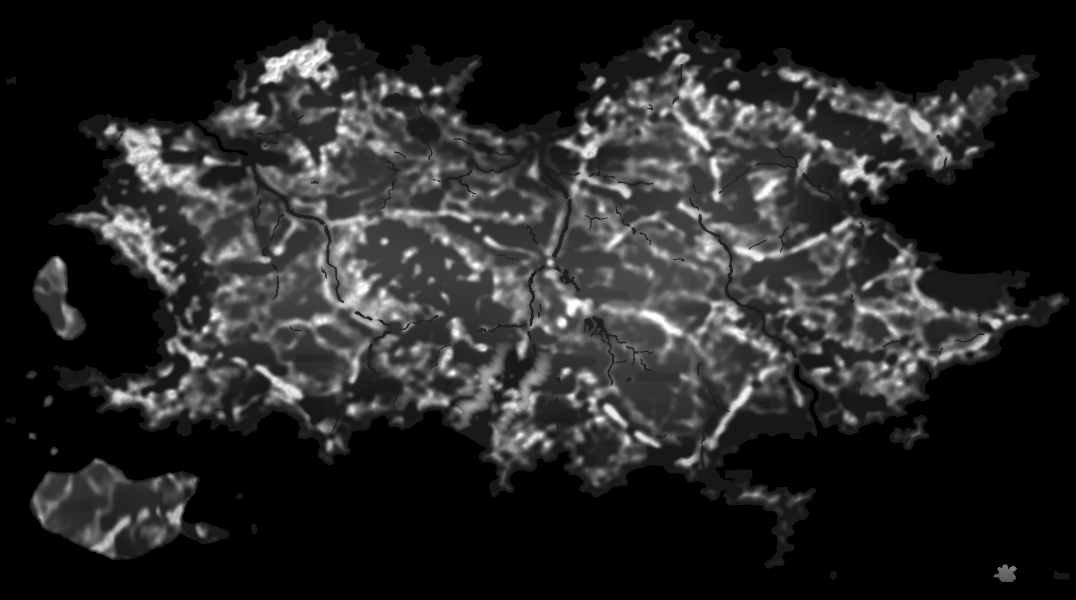
#> input picture flight/silvermoon_heightmap.png, 2152 x 1200 px, found by its file name (shown at 1/2 size)
$ python hydro_check.py
#> lines starting #> are read from the running program, lines starting #| are printed output that depends on the picture; after the words box and inside, x2 and y2 are one past the last pixel; in counts of white or black regions, pixels touching at a corner belong together
### tools/_utf8.py
# -*- coding: utf-8 -*-
"""tools/_utf8.py —— 主控台輸出強制 UTF-8（ver -1326）

  為什麼要它：這些工具滿滿的 ⚠ ✔ ❌ 與中文，而**中文 Windows 的主控台預設是
  cp950** —— 印到第一個 ⚠ 就 `UnicodeEncodeError` 當場崩掉，而且崩在「印訊息」
  那一行，看起來像是工具本身壞了。實測 `tools/` 底下 24 支有 22 支中這個招，
  其中 `bust.py --check` 正是憲法 §5 的快取驗收那一支。

  ⚠⚠ 收成**一支**（鐵律 8）：22 個地方各貼三行必然有人漏、也必然走鐘。
      用法是每一支工具的 import 區加一行：

          import _utf8  # noqa: F401  （主控台 UTF-8，見該檔）

  ⚠ 它是**冪等**的，重複 import 不會有事；Python 3.7 以前沒有 `reconfigure`，
    包在 try 裡 —— 拿不到就退回原行為（該崩還是會崩，但不會多壞一件事）。
  ⚠ macOS／Linux 本來就是 UTF-8，這支在那邊等於什麼都沒做。
"""
import sys

for _s in (sys.stdout, sys.stderr):
    try:
        _s.reconfigure(encoding='utf-8')
    except Exception:
        pass

### tools/hydro_check.py
# -*- coding: utf-8 -*-
"""水文體檢（決定性的那一種）。

⚠ 不要用「八鄰居都不比自己低」當窪地的判準：**填平的盆地是一片平台**，
  平台邊緣的格子鄰居只有「等高」與「更高」，會被誤判成窪地（第一版就是這樣，
  填完還報 3.8%）。正解是**把成品再填一次**：還會被填高的地方，才是水真的
  出不去的地方。
"""
import sys, numpy as np, cv2
import _utf8  # noqa: F401  # 主控台 UTF-8（中文 Windows 的 cp950），見 tools/_utf8.py
from PIL import Image
f = sys.argv[1] if len(sys.argv)>1 else 'flight/silvermoon_heightmap.png'
ft = sys.argv[2] if len(sys.argv)>2 else 'flight/silvermoon_terrain.png'
H = np.asarray(Image.open(f).convert('L')).astype(np.float32)
T = np.asarray(Image.open(ft).convert('RGB')).astype(np.int32)
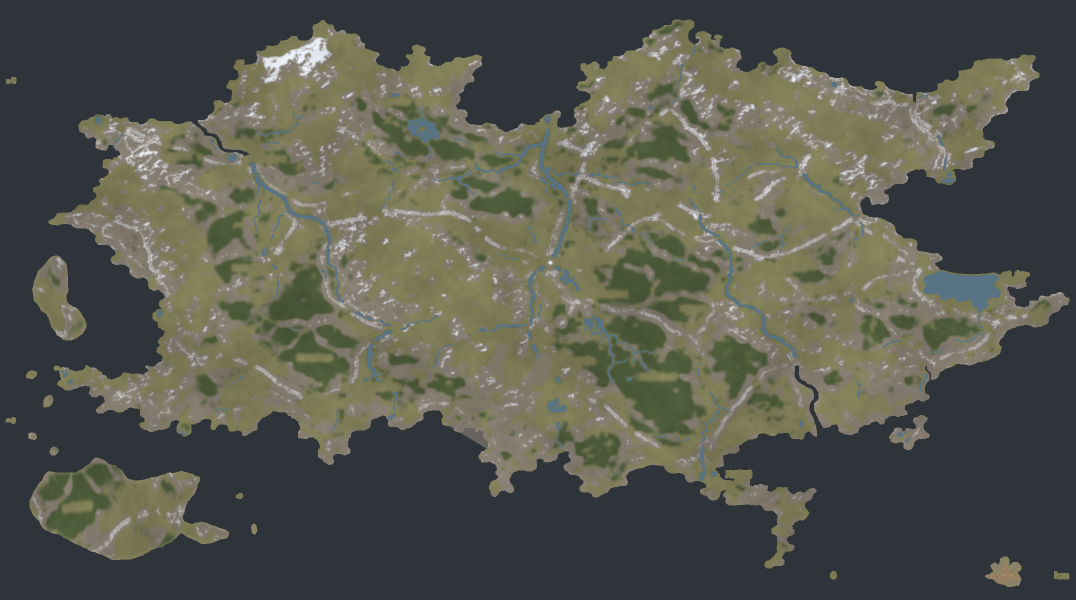
#> input picture flight/silvermoon_terrain.png, 2152 x 1200 px, found by its file name (shown at 1/2 size)
SEA = 44/520*255.0
land = H > SEA
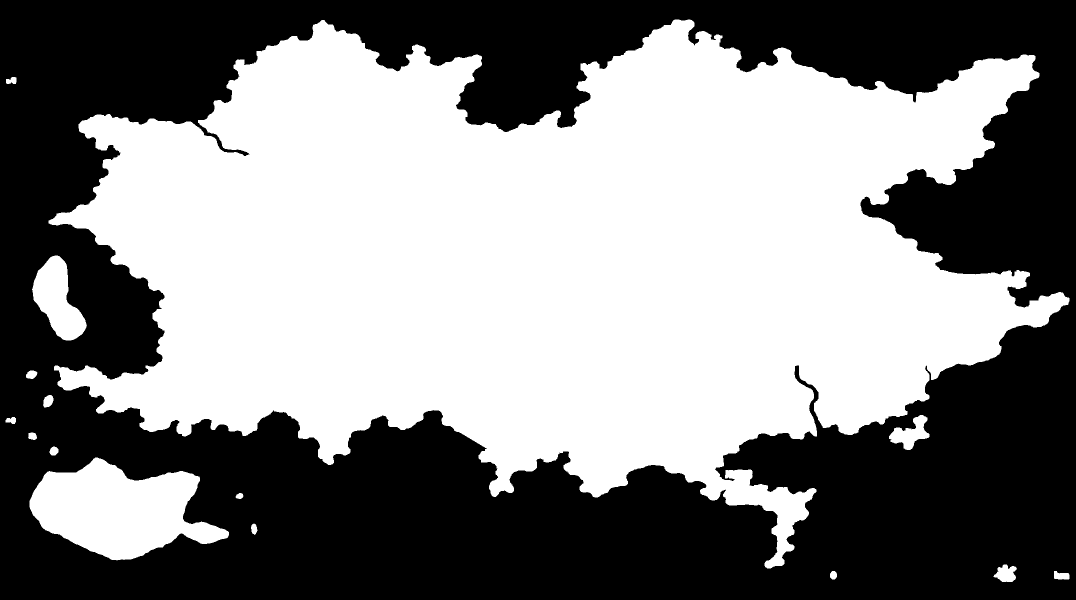
#> land: shape (1200, 2152) bool (shown at 1/2 size); 51.6% white; 1 black region, box (x1, y1, x2, y2) and area: (0, 0, 2152, 1200) 1249955
r,g,b = T[:,:,0],T[:,:,1],T[:,:,2]
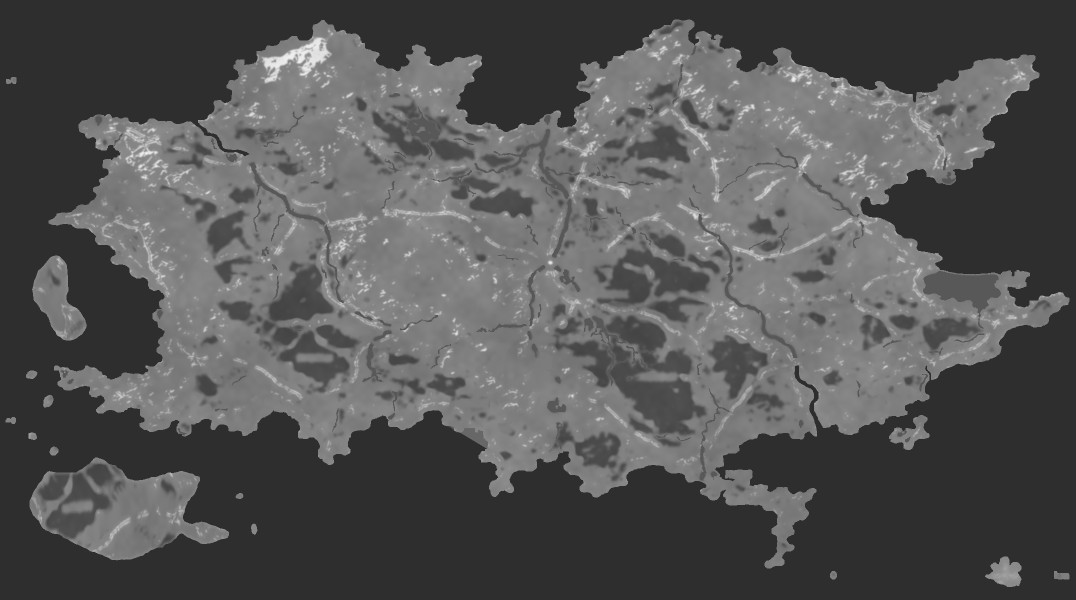
#> r: shape (1200, 2152) int32 (shown at 1/2 size); min 46, max 241, mean 85.1
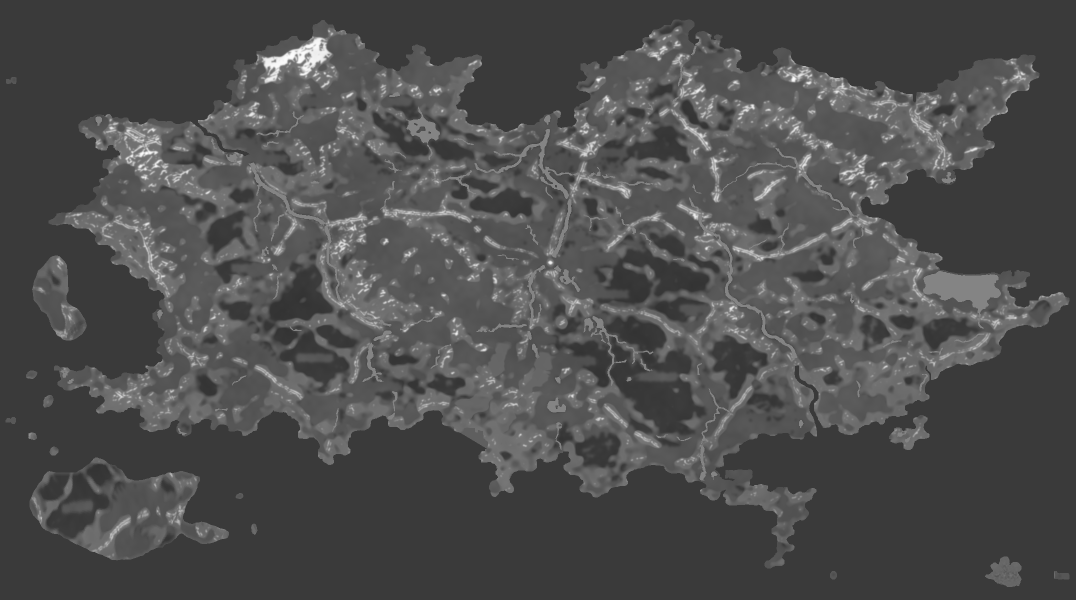
#> b: shape (1200, 2152) int32 (shown at 1/2 size); min 50, max 255, mean 77.5
riv = (b>r+16)&(b>g+4)&(b>70)&(b<200)&land
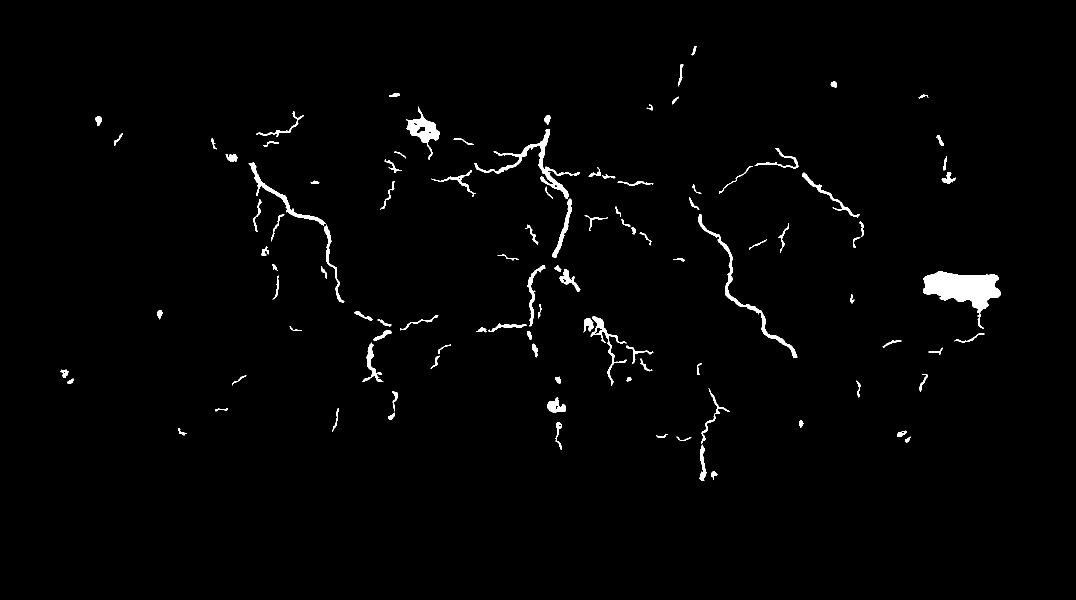
#> riv: shape (1200, 2152) bool (shown at 1/2 size); 1.4% white; 105 white regions, largest, box (x1, y1, x2, y2) and area: (1846, 542, 2002, 658) 7776, (949, 258, 1160, 398) 2900, (1397, 428, 1595, 716) 2405
print('%s  陸地 %.1f%%  水色 %d px (%.2f%%)'%(f.split('/')[-1],100*land.mean(),riv.sum(),100*riv.mean()))
#| silvermoon_heightmap.png  陸地 51.6%  水色 37004 px (1.43%)

marker=np.full_like(H,1e4); seed=~land
marker[seed]=H[seed]; marker[0,:]=H[0,:]; marker[-1,:]=H[-1,:]; marker[:,0]=H[:,0]; marker[:,-1]=H[:,-1]
k3=np.ones((3,3),np.uint8); it=0
while it<4000:
    it+=1; nm=np.maximum(cv2.erode(marker,k3),H)
    if np.array_equal(nm,marker): break
    marker=nm
#> after the loop, it = 615
d=(marker-H)[land]
print('① 水出不去的陸地（再填一次還會被填高）：%d px = 陸地的 %.2f%%（深 >3 灰階的 %.2f%%）'
      %((d>0.01).sum(),100*(d>0.01).mean(),100*(d>3).mean()))
#| ① 水出不去的陸地（再填一次還會被填高）：402325 px = 陸地的 30.19%（深 >3 灰階的 19.65%）
# 河有沒有往下走：沿 D8 流向走，看沿線高度有沒有上升
yy=np.mgrid[0:H.shape[0],0:H.shape[1]][0].astype(np.float32)
print('② 高度與 y 的相關（負＝北高南低）：%.3f'%np.corrcoef(H[land],yy[land])[0,1])
#| ② 高度與 y 的相關（負＝北高南低）：-0.058
n=[]
for y0 in range(0,H.shape[0],200):
    m=land[y0:y0+200]; v=H[y0:y0+200][m]
    if v.size: n.append('%d'%round(v.mean()))
#> this loop made 6 passes
#> pass 1, `m = land[y0:y0 + 200]`:
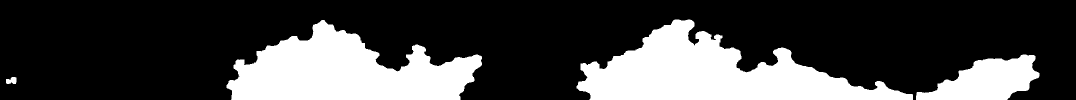
#> m: shape (200, 2152) bool (shown at 1/2 size); 26.8% white; 4 white regions, box (x1, y1, x2, y2) and area: (1153, 39, 1826, 200) 53267, (453, 40, 964, 200) 48646, (1832, 109, 2079, 200) 13335, (12, 154, 33, 168) 230
#> pass 3, `m = land[y0:y0 + 200]`:
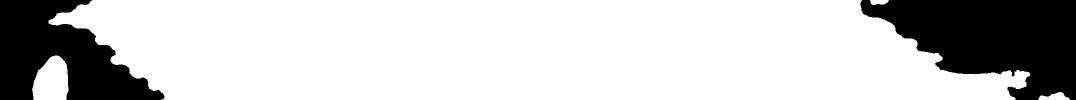
#> m: shape (200, 2152) bool (shown at 1/2 size); 78.3% white; 2 black regions, box (x1, y1, x2, y2) and area: (1721, 0, 2152, 200) 55364, (0, 0, 329, 200) 38220
#> after the loop, n = ['60', '79', '84', '80', '57', '60']
print('③ 由北到南每 200 列的陸地平均高：%s'%(' → '.join(n)))
#| ③ 由北到南每 200 列的陸地平均高：60 → 79 → 84 → 80 → 57 → 60
